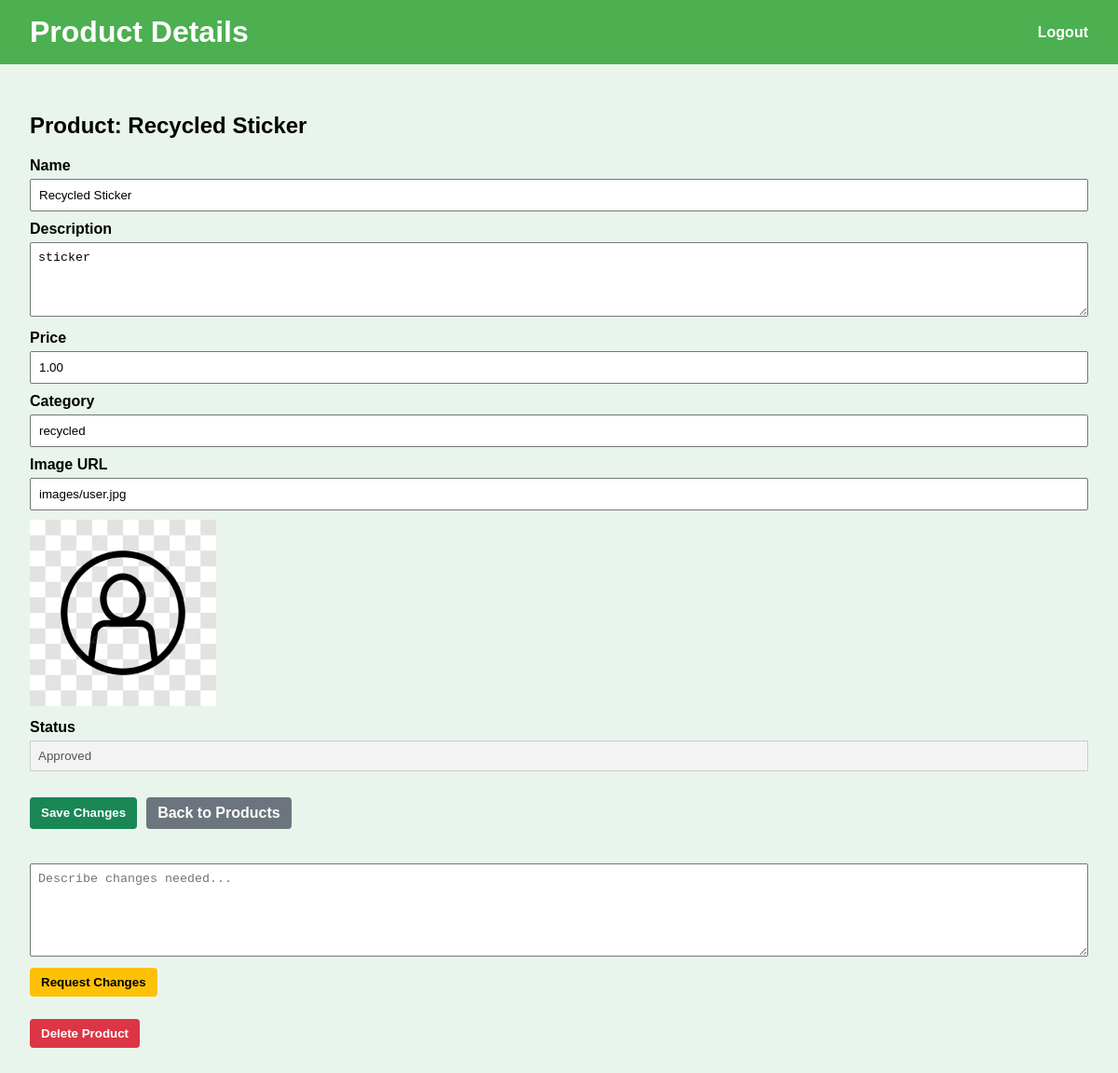
The page /admin/products/5 (signed in) on the database its author committed.
### models.py (models this page shows)
class Product(db.Model):
    __tablename__ = 'product'
    id = db.Column(db.Integer, primary_key=True)
    supplier_id = db.Column(db.Integer, db.ForeignKey('supplier.id'), nullable=False)
    name = db.Column(db.String(120), nullable=False)
    price = db.Column(db.Numeric(10, 2), nullable=False)
    category = db.Column(db.String(80))
    description = db.Column(db.Text)
    impact = db.Column(db.Text)
    status = db.Column(db.String(50))
    image_url = db.Column(db.String(255))
    minimum_quantity = db.Column(db.Integer, default=1)
    order_items = db.relationship('OrderItem', backref='product', lazy=True)
    views = db.relationship('ProductView', back_populates='product', cascade='all, delete-orphan')

### app.py (the view, shortened to what this page needs)
@admin_bp.route('/products/<product_id>', methods=['GET', 'POST'])
def admin_product_detail(product_id):
    if not session.get('admin_logged_in'):
        return redirect(url_for('admin.admin_login'))
    try:
        pid = int(product_id)
    except ValueError:
        abort(404)
    product = Product.query.get(pid)
    if not product:
        abort(404)
    return render_template('admin_product_detail.html', product=product, is_dummy=False)

### app.py (called while the page is built)
@login_manager.user_loader
def load_user(user_id):
    return User.query.get(int(user_id))

@app.context_processor
def inject_faqs():
    faqs = get_faqs()
    return dict(faqs=faqs[:3])

### templates/admin_product_detail.html (shortened to what this page needs)
{% extends "admin_base.html" %}
{% block header_title %}Product Details{% endblock %}
{% block content %}
<h2>Product: {{ product.name|default('Unnamed Product') }}</h2>
<form method="POST" id="product-form">
    <label>Name</label>
    <input type="text" name="name" value="{{ product.name|default('') }}">
    <label>Description</label>
    <textarea name="description">{{ product.description|default('') }}</textarea>
    <label>Price</label>
    <input type="text" name="price" value="{{ product.price|default('') }}">
    <label>Category</label>
    <input type="text" name="category" value="{{ product.category|default('') }}">
    <label>Image URL</label>
    <input type="text" name="image_url" value="{{ product.image_url|default('') }}">
    {% if product.image_url %}
        <img src="{{ product.image_url }}" alt="Product Image" class="preview" />
    {% endif %}
    <label>Status</label>
    <input type="text" value="{{ product.status|default('Pending')|capitalize }}" disabled class="readonly">
    <div class="buttons">
        <button type="submit" id="saveBtn" class="btn btn-success">Save Changes</button>
        <a href="{{ url_for('admin.admin_products') }}" class="btn btn-secondary">Back to Products</a>
    </div>
</form>
<form method="POST" action="{{ url_for('admin.request_change', product_id=product.id|default('')) }}" style="margin-top: 2rem;">
    <textarea name="change_note" placeholder="Describe changes needed..." required style="width:100%; height:100px;"></textarea>
    <br>
    <button type="submit" class="btn btn-warning">Request Changes</button>
</form>
<form method="POST" action="{{ url_for('admin.remove_product', product_id=product.id|default('')) }}"
      onsubmit="return confirm('Are you sure you want to delete this product?');"
      style="margin-top: 1rem;">
    <button type="submit" class="btn btn-danger">Delete Product</button>
</form>
{% endblock %}

### templates/admin_base.html (style rules this page uses)
body { font-family: Arial, sans-serif; background: #e9f5ec; margin: 0; padding: 0; }
.btn { display: inline-block; margin-top: 0.5rem; padding: 0.5rem 1rem; background-color: #095c43; color: white; border-radius: 4px; text-decoration: none; }

### templates/admin_product_detail.html (style rules this page uses)
label { font-weight: bold; display: block; margin-top: 10px; }
input, textarea { width: 100%; padding: 8px; margin-top: 5px; box-sizing: border-box; }
textarea { resize: vertical; min-height: 80px; }
.buttons { margin-top: 20px; display: flex; gap: 10px; }
img.preview { max-height: 200px; margin-top: 10px; }
.readonly { background: #f3f3f3; border: 1px solid #ccc; }
.btn { padding: 8px 12px; border-radius: 4px; font-weight: bold; cursor: pointer; text-decoration: none; display: inline-block; text-align: center; }
.btn-success { background-color: #198754; color: white; border: none; }
.btn-secondary { background-color: #6c757d; color: white; border: none; }
.btn-warning { background-color: #ffc107; color: black; border: none; }
.btn-danger { background-color: #dc3545; color: white; border: none; }

### rows shown on the page
Product: name "Recycled Sticker", description "sticker", price "1.00", category "recycled", image_url "images/user.jpg", image_url (placeholder picture), status "Approved"
